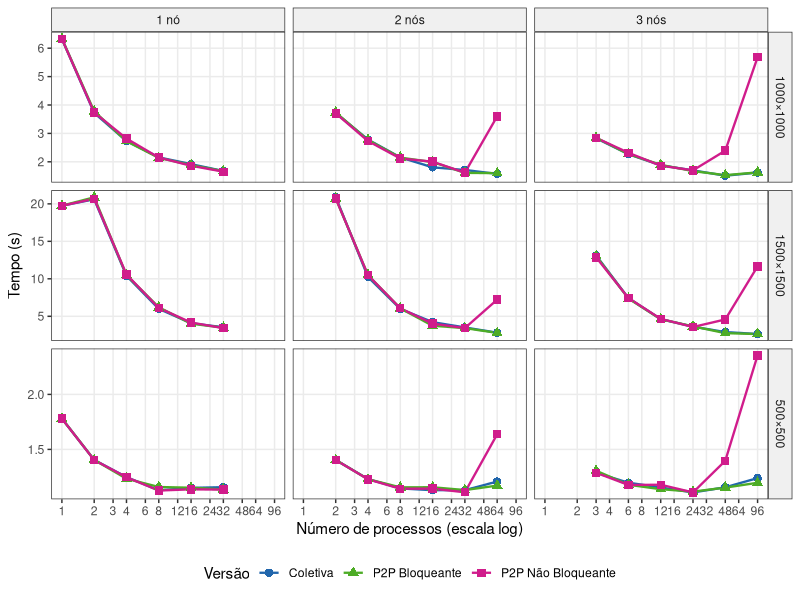
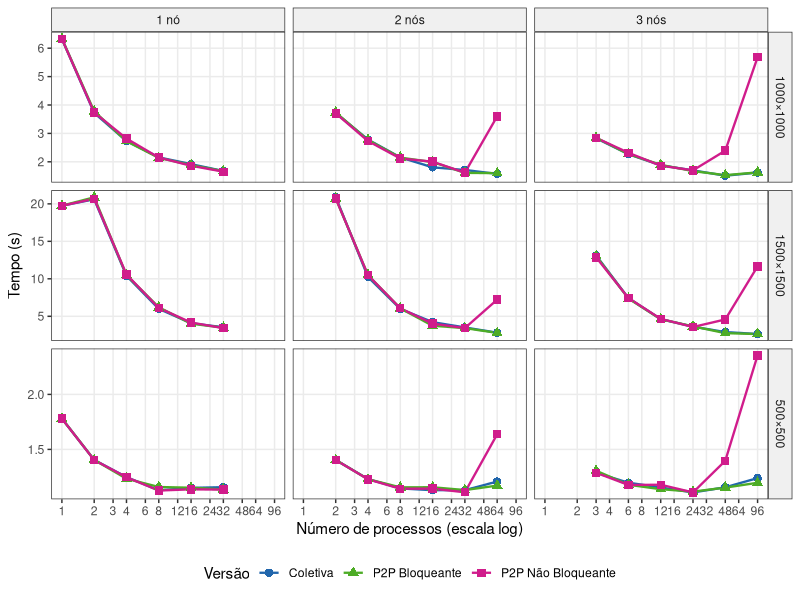

Reproduce these figures in R, in order.
library(dplyr)
library(ggplot2)
library(tidyr)

pdf(NULL)

df <- read.csv("../../results/rastro_completo.csv", stringsAsFactors = FALSE)

# Tempo total = fim do último evento - início do primeiro evento no rank0
exec <- df %>%
  filter(rank == "rank0") %>%
  group_by(tipo, size, nproc, nodes, rep) %>%
  summarise(exec_time = max(fim) - min(inicio), .groups = "drop") %>%
  group_by(tipo, size, nproc, nodes) %>%
  summarise(tempo = median(exec_time), .groups = "drop")

exec <- exec %>%
  mutate(
    tipo = recode(tipo,
      "coletiva"         = "Coletiva",
      "p2p_bloqueante"   = "P2P Bloqueante",
      "p2p_naobloqueante"= "P2P Não Bloqueante"
    ),
    size_label = paste0(size, "×", size),
    nodes_label = paste0(nodes, ifelse(nodes == 1, " nó", " nós"))
  )

# Um painel por tamanho de matriz
# Eixo x = nproc, curva por tipo, facet por nodes
ggplot(exec, aes(x = nproc, y = tempo, color = tipo, shape = tipo)) +
  geom_line(linewidth = 0.8) +
  geom_point(size = 2.5) +
  facet_grid(size_label ~ nodes_label, scales = "free_y") +
  scale_x_log10(breaks = c(1,2,3,4,6,8,12,16,24,32,48,64,96)) +
  scale_color_manual(values = c(
    "Coletiva"           = "#2166ac",
    "P2P Bloqueante"     = "#4dac26",
    "P2P Não Bloqueante" = "#d01c8b"
  )) +
  labs(
    # title    = "Tempo total de execução (média de 2 repetições)",
    x        = "Número de processos (escala log)",
    y        = "Tempo (s)",
    color    = "Versão",
    shape    = "Versão"
  ) +
  theme_bw(base_size = 11) +
  theme(
    legend.position  = "bottom",
    panel.grid.minor = element_blank(),
    strip.background = element_rect(fill = "#f0f0f0")
  )

ggsave("../imgs/plot_tempo_total.pdf", width = 10, height = 8)
# ggsave("../imgs/plot_tempo_total.png", width = 10, height = 8, dpi = 150)
message("Salvo: plot_tempo_total.pdf")
